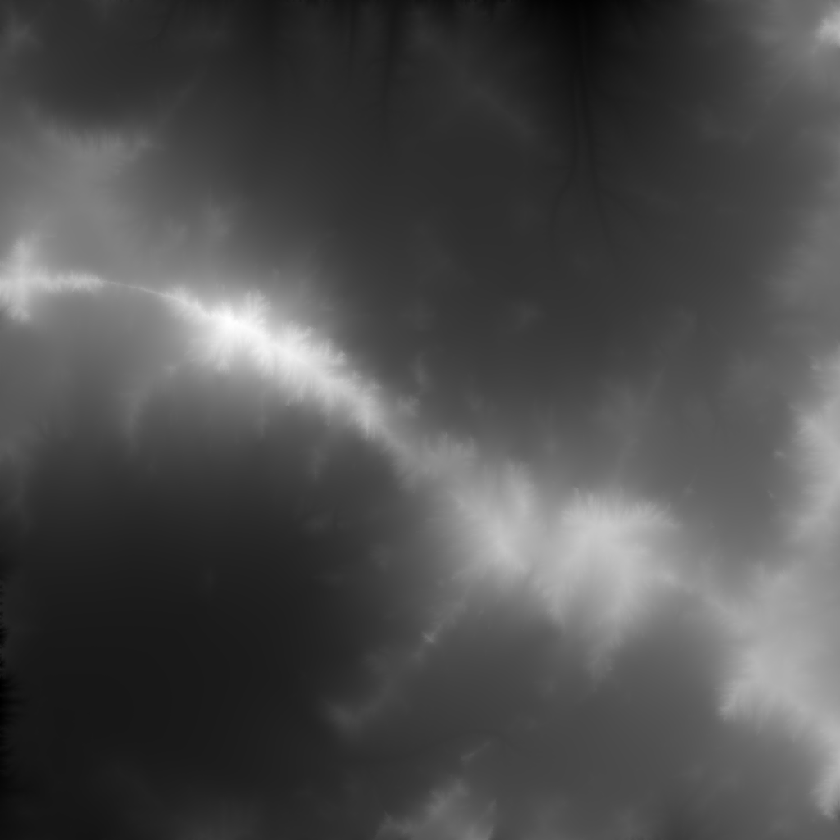
#> input picture data/terrains/ridge_through_terrain.png, 840 x 840 px, shrunk from 1025 x 1025 before the run; its folder holds only this picture in this run
$ python make_sparse.py terrains/ridge_through_terrain.png
#> lines starting #> are read from the running program, lines starting #| are printed output that depends on the picture
#> in main, arr is the input picture: shape (840, 840) uint16; min 7136, max 45171, mean 18757.1
#!/usr/bin/env python3
"""Regenerates the five additional sampling experiments of sparse/ from the
complete terrains, with the seed that produced the maps in this folder.

  grid_16, grid_32   keep only the pixels with x mod s == 0 and y mod s == 0
                     (a decimated DEM, the initialization lattice of a multiscale scheme)
  grid_16_jitter     lattice of step 16 with every node displaced by up to 4 pixels
                     in each axis: same density, no alignment
  extreme_99.5       each pixel kept with probability 0.005
  large_voids        30 percent of the pixels kept at random, then blocks of
                     128 x 128 pixels cleared at random positions until about a
                     third of the area is empty


    python3 data/make_sparse.py [--maps "rolling,ridge"]
"""
import os
import sys

import numpy as np
from PIL import Image

HERE = os.path.dirname(os.path.abspath(__file__))
TERRAINS = os.path.join(HERE, "terrains")
OUT = os.path.join(HERE, "sparse")
SEED = 123


def save(a, folder, name):
    d = os.path.join(OUT, folder)
    os.makedirs(d, exist_ok=True)
    Image.fromarray(a.astype(np.uint16)).save(os.path.join(d, name))


def generate(name, arr, rng):
#> called with name = 'ridge_through_terrain.png'
    h, w = arr.shape
#> h = 840; w = 840

    for s in (16, 32):
        m = np.zeros((h, w), bool)
        m[::s, ::s] = True
        save(np.where(m, arr, 0), "grid_%d" % s, name)
#> this loop made 2 passes
#> pass 1, in save, `Image.fromarray(a.astype(np.uint16)).save(os.path.join(d, name))`:
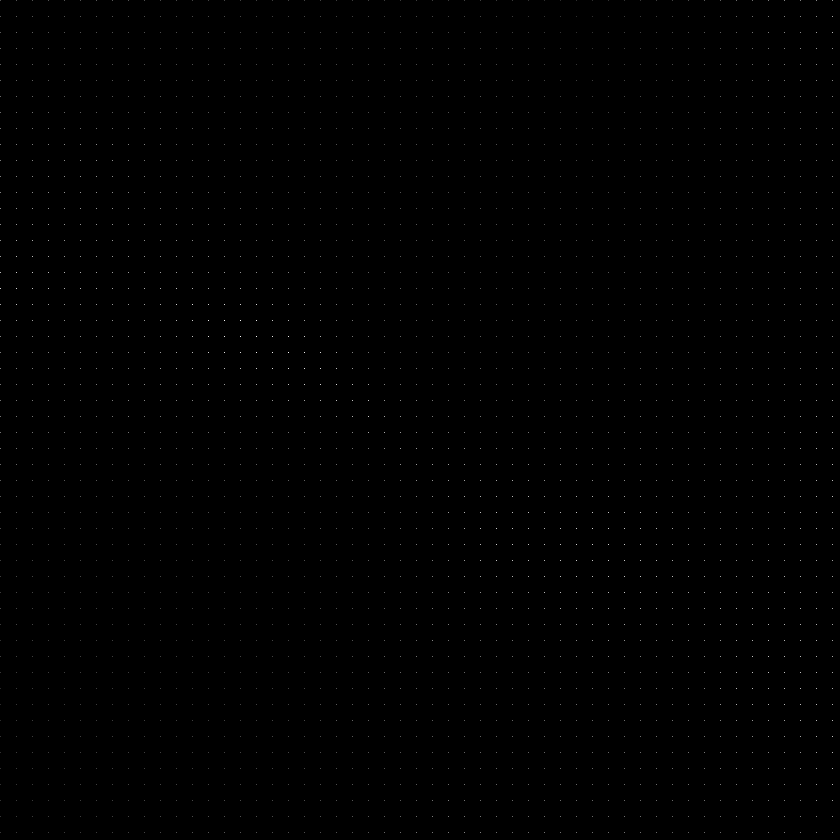
#> saved as ridge_through_terrain.png: PIL image 840x840 I;16; min 0, max 44035, mean 74.4; drawn with min black and max white
#> after the loop: m: shape (840, 840) bool; 0.1% white in thin lines or dots

    s = 16
    m = np.zeros((h, w), bool)
#> m: shape (840, 840) bool; every value is 0
    ys, xs = np.mgrid[0:h:s, 0:w:s]
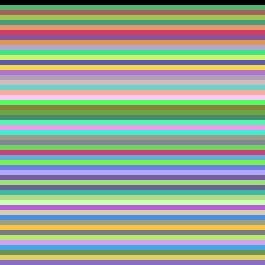
#> ys: shape (53, 53) int64 (shown 5 times larger); 53 distinct labels, from 0 to 832; one colour per label, 0 black
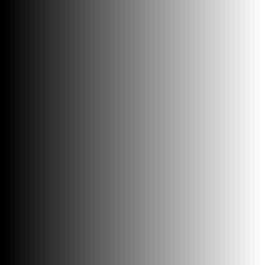
#> xs: shape (53, 53) int64 (shown 5 times larger); min 0, max 832, mean 416; drawn with min black and max white
    jy = rng.integers(-s // 4, s // 4 + 1, ys.shape)
    jx = rng.integers(-s // 4, s // 4 + 1, xs.shape)
    yy = np.clip(ys + jy, 0, h - 1)
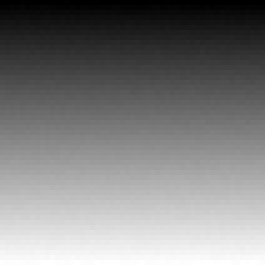
#> yy: shape (53, 53) int64 (shown 5 times larger); min 0, max 836, mean 416; drawn with min black and max white
    xx = np.clip(xs + jx, 0, w - 1)
    m[yy.ravel(), xx.ravel()] = True
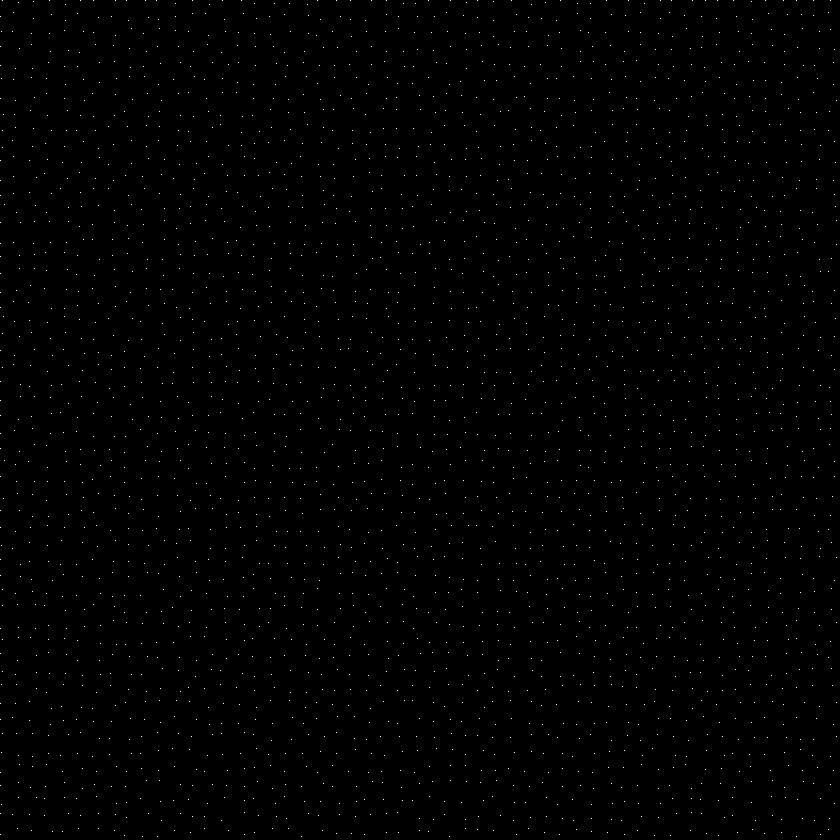
#> m: shape (840, 840) bool; 0.4% white in thin lines or dots
    save(np.where(m, arr, 0), "grid_16_jitter", name)

    m = rng.random((h, w)) < 0.005
    save(np.where(m, arr, 0), "extreme_99.5", name)
#> m: shape (840, 840) bool; 0.49% white in thin lines or dots

    m = rng.random((h, w)) < 0.30
    b = 128
    target = int(0.35 * h * w)
#> target = 246960
    cleared = 0
    while cleared < target:
        y0 = int(rng.integers(0, max(1, h - b)))
        x0 = int(rng.integers(0, max(1, w - b)))
        if m[y0:y0 + b, x0:x0 + b].sum() == 0:
            continue
        cleared += int(m[y0:y0 + b, x0:x0 + b].sum() / max(m.mean(), 1e-9))
        m[y0:y0 + b, x0:x0 + b] = False
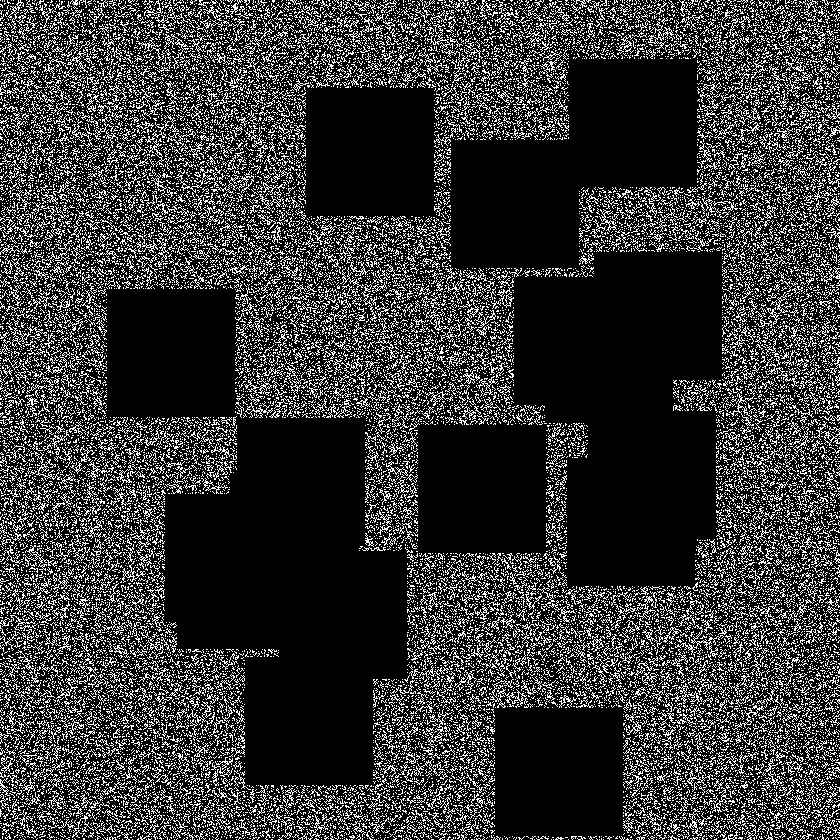
#> m: shape (840, 840) bool; 20.9% white in thin lines or dots
#> after the loop, cleared = 252879
    save(np.where(m, arr, 0), "large_voids", name)
#> in save (call 5), `Image.fromarray(a.astype(np.uint16)).save(os.path.join(d, name))`:
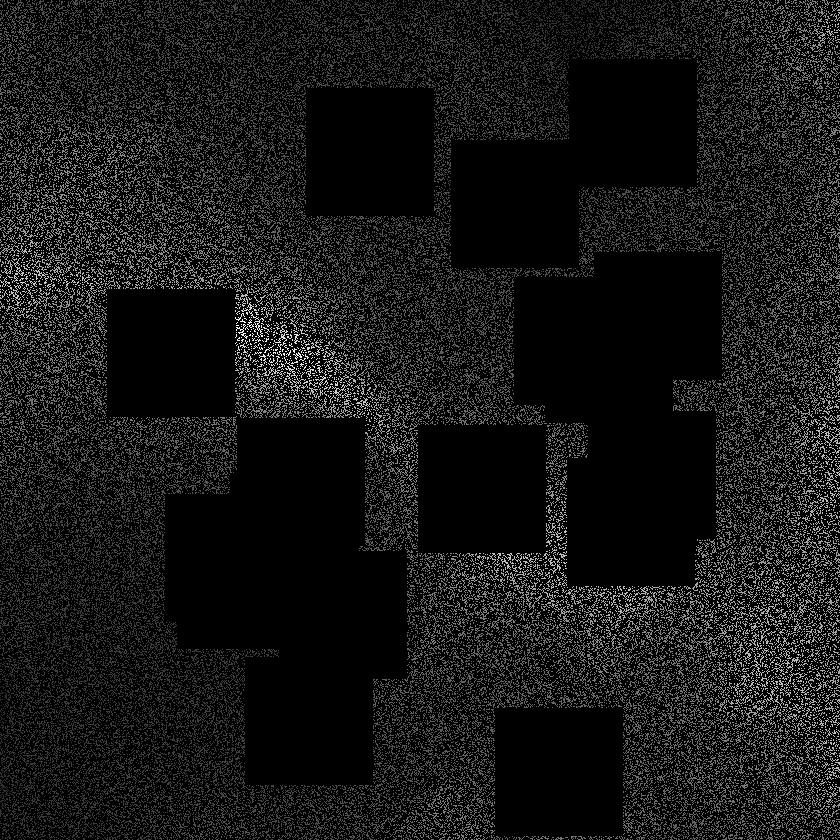
#> saved as ridge_through_terrain.png: PIL image 840x840 I;16; min 0, max 44903, mean 3949.4; drawn with min black and max white


def main():
    only = None
    if "--maps" in sys.argv:
        only = sys.argv[sys.argv.index("--maps") + 1].split(",")
    rng = np.random.default_rng(SEED)
    for f in sorted(os.listdir(TERRAINS)):
        if not f.lower().endswith(".png"):
            continue
        if only and not any(k.strip() in f for k in only):
            continue
        arr = np.asarray(Image.open(os.path.join(TERRAINS, f)))
        generate(f, arr, rng)
        print("done:", f, arr.shape)
#| done: ridge_through_terrain.png (840, 840)
    for folder in ("grid_16", "grid_16_jitter", "grid_32", "extreme_99.5", "large_voids"):
        d = os.path.join(OUT, folder)
        first = sorted(os.listdir(d))[0]
        a = np.asarray(Image.open(os.path.join(d, first)))
        print("  %-16s %5.2f%% of the pixels kept (%s)" % (folder, 100 * (a != 0).mean(), first))
#|   grid_16           0.40% of the pixels kept (ridge_through_terrain.png)


if __name__ == "__main__":
    main()
